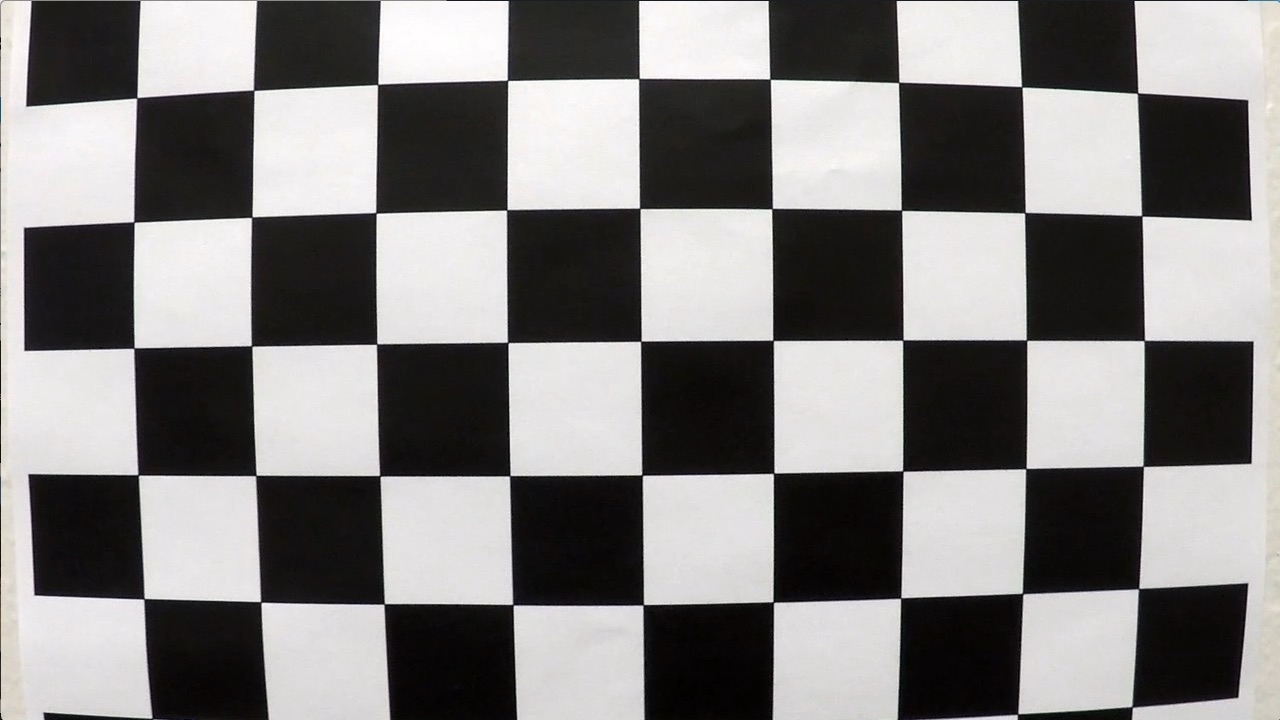
#> input picture data/main/camera_cal/calibration1.jpg, 1280 x 720 px; its folder holds 4 pictures in this run
$ python hough_transform_demo.py
#> lines starting #> are read from the running program, lines starting #| are printed output that depends on the picture
### image_processing/calibration.py
import numpy as np
import cv2
from utils.caching import Cache


@Cache(destination_folder='data/main/output/calibration', filename='calibration.pickle', enabled=True)
def calibrate_camera(chessboard_images, num_of_corners, image_size=None):
#> called with num_of_corners = (9, 6)
    num_of_images = len(chessboard_images)
    nx = num_of_corners[0]
    ny = num_of_corners[1]

    if num_of_images == 0:
        raise Exception('No images are loaded for calibration. Provide at least 20 images of a chessboard under '
                        'different angles')
    if num_of_images < 20:
        print(f'{num_of_images} images are loaded. Consider using at least 20 images')
    else:
        print(f'{num_of_images} images are loaded')

    objpoints = []  # 3D points in real world space
    imgpoints = []  # 2D points in image plane

    objpoints_per_image = np.zeros((nx * ny, 3), np.float32)
    objpoints_per_image[:, :2] = np.mgrid[0:nx, 0: ny].T.reshape(-1, 2)

    for filename in chessboard_images:
        img = cv2.imread(filename)
#> img is the input picture: shape (720, 1280, 3); mean B, G, R 127.8, 128.4, 130.1
        gray = cv2.cvtColor(img, cv2.COLOR_BGR2GRAY)  # cv2.imread returns BGR image
        ret, corners = cv2.findChessboardCorners(gray, (nx, ny), None)
#> ret = False; corners = None
        if ret is True:
            imgpoints.append(corners)
            objpoints.append(objpoints_per_image)

    if image_size is not None:
        size = image_size
    else:
        img = cv2.imread(chessboard_images[0])
        size = (img.shape[1], img.shape[0])
#> size = (1280, 720)

    ret, mtx, dist, rvecs, tvecs = cv2.calibrateCamera(objpoints, imgpoints, size, None, None)

    return {"ret": ret, "mtx": mtx, "dist": dist, "rvecs": rvecs, "tvecs": tvecs}

### utils/caching.py
import pickle
from pathlib import Path
import os


class Cache(object):
    def __init__(self, destination_folder, filename, enabled=False):
        self.destination_folder = destination_folder
        self.filename = filename
        self.enabled = enabled

    def __call__(self, function):
        def wrapped_function(*args, **kwargs):
            if self.enabled is True:
                destination_file = os.path.join(self.destination_folder, self.filename)
                # get result from destination file
                if os.path.exists(destination_file):
                    return pickle.load(open(destination_file, "rb"))
                else:
                    Path(self.destination_folder).mkdir(parents=True, exist_ok=True)
                    pickle_file = open(destination_file, "wb")
                    result = function(*args, **kwargs)
                    pickle.dump(result, pickle_file)
                    pickle_file.close()
                    return result
            else:
                return function(*args, **kwargs)

        return wrapped_function

### demonstration/hough_transform_demo.py
import glob

import cv2
import matplotlib.pyplot as plt
import numpy as np

from image_processing.calibration import calibrate_camera
from image_processing.transform import hough_transformation
from image_processing.image_processing import find_line_edges

chessboard_images = glob.glob('../data/main/camera_cal/*.jpg')
nx = 9  # chessboard corners in x direction
ny = 6  # chessboard corners in y direction
calibration_result = calibrate_camera(chessboard_images, (nx, ny))
mtx = calibration_result["mtx"]
dist = calibration_result["dist"]
img = cv2.imread('../data/main/test_images/test3.jpg')
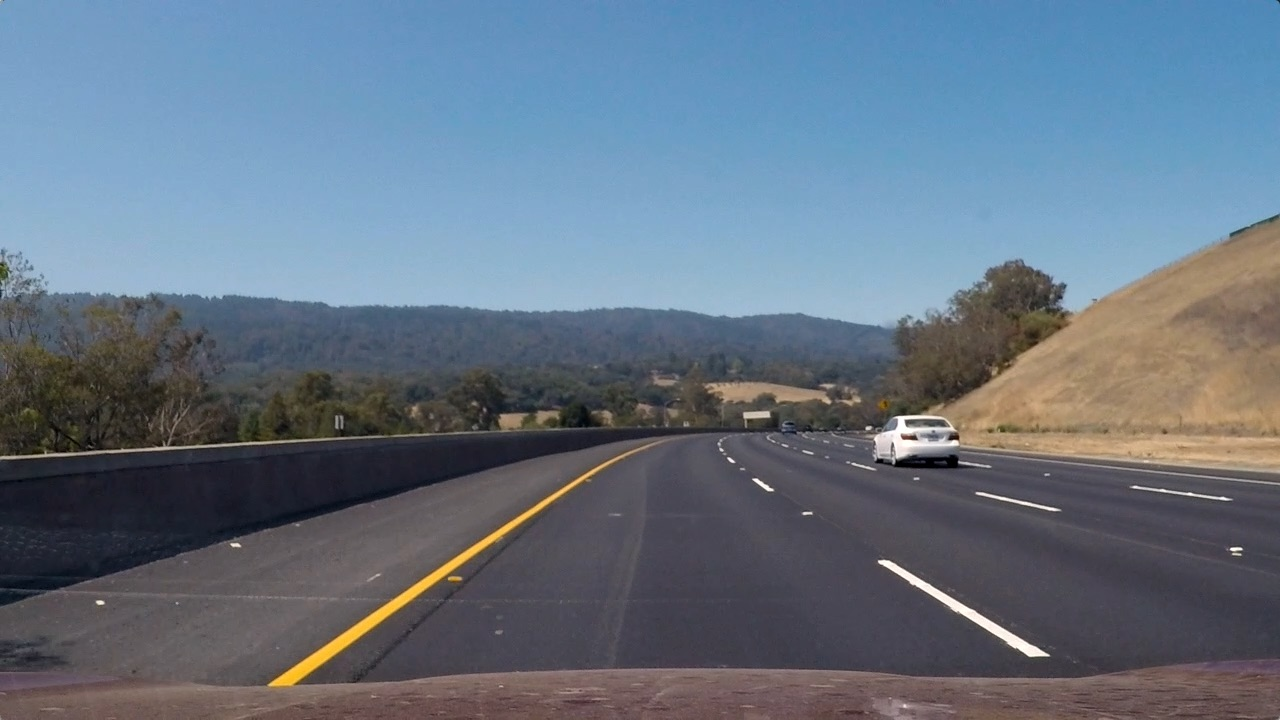
#> input picture data/main/test_images/test3.jpg, 1280 x 720 px
#> img is the input picture: shape (720, 1280, 3); mean B, G, R 130.7, 115.3, 101.1
undistorted_img = cv2.undistort(img, mtx, dist, None, mtx)
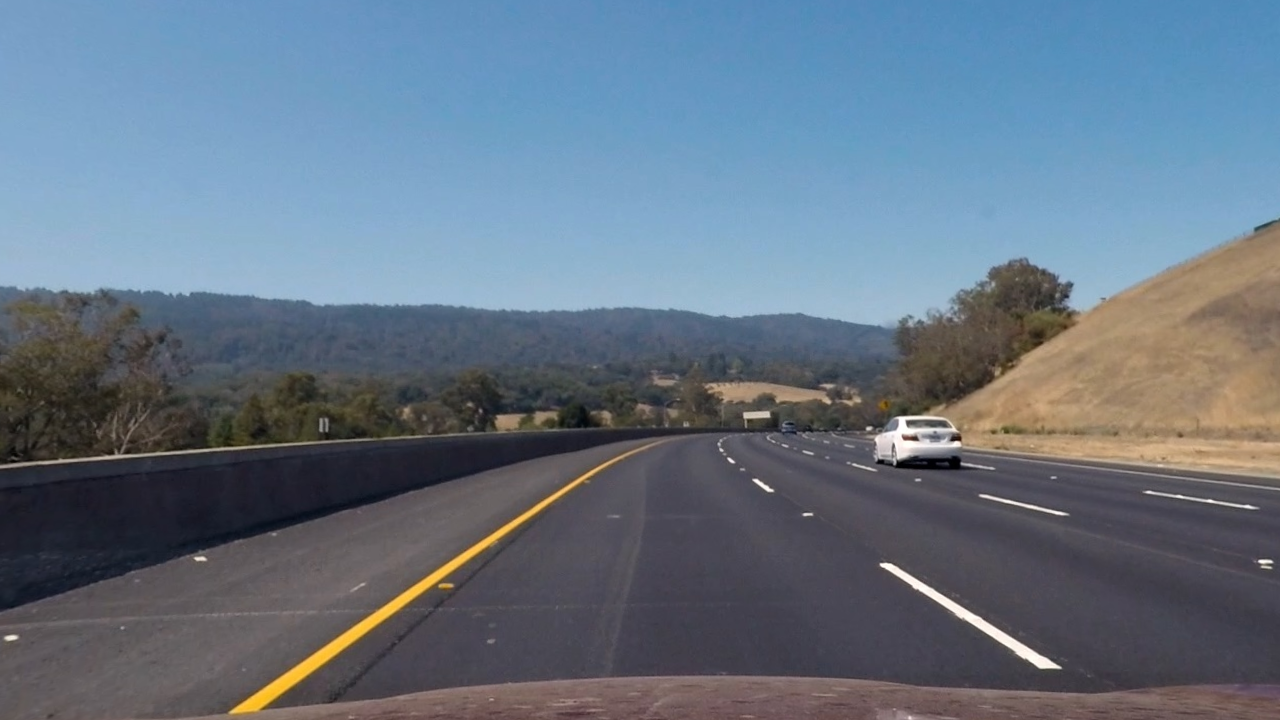
#> undistorted_img: shape (720, 1280, 3); mean B, G, R 131.2, 115.9, 101.3
img_rgb = cv2.cvtColor(undistorted_img, cv2.COLOR_BGR2RGB)

#> (the run stopped early here; a loop or call above may not have finished)
